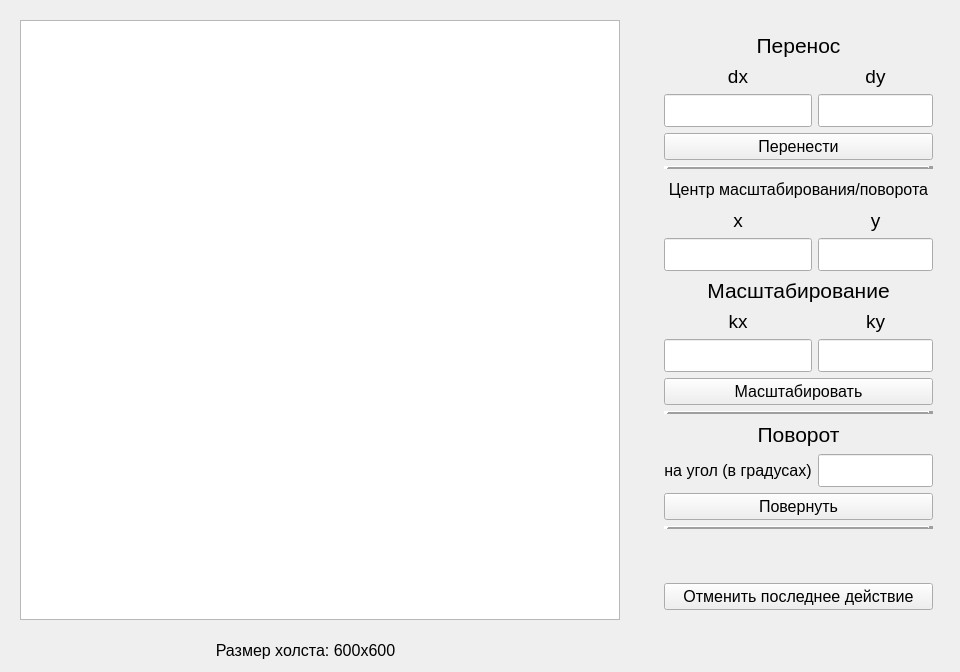
<?xml version="1.0" encoding="UTF-8"?>
<ui version="4.0">
 <class>window</class>
 <widget class="QMainWindow" name="window">
  <property name="geometry">
   <rect>
    <x>0</x>
    <y>0</y>
    <width>960</width>
    <height>672</height>
   </rect>
  </property>
  <property name="windowTitle">
   <string>window</string>
  </property>
  <widget class="QWidget" name="centralWidget">
   <widget class="QWidget" name="gridLayoutWidget">
    <property name="geometry">
     <rect>
      <x>653</x>
      <y>20</y>
      <width>291</width>
      <height>601</height>
     </rect>
    </property>
    <layout class="QGridLayout" name="gridLayout">
     <item row="6" column="0">
      <layout class="QVBoxLayout" name="verticalLayout_4">
       <item>
        <widget class="QLabel" name="label_11">
         <property name="font">
          <font>
           <pointsize>14</pointsize>
          </font>
         </property>
         <property name="text">
          <string>x</string>
         </property>
         <property name="alignment">
          <set>Qt::AlignCenter</set>
         </property>
        </widget>
       </item>
       <item>
        <widget class="QLineEdit" name="xmEdit">
         <property name="font">
          <font>
           <pointsize>16</pointsize>
          </font>
         </property>
        </widget>
       </item>
      </layout>
     </item>
     <item row="18" column="0" colspan="2">
      <widget class="QPushButton" name="undoButton">
       <property name="font">
        <font>
         <pointsize>12</pointsize>
        </font>
       </property>
       <property name="text">
        <string>Отменить последнее действие</string>
       </property>
      </widget>
     </item>
     <item row="11" column="0" colspan="2">
      <widget class="Line" name="line_3">
       <property name="frameShadow">
        <enum>QFrame::Raised</enum>
       </property>
       <property name="lineWidth">
        <number>5</number>
       </property>
       <property name="orientation">
        <enum>Qt::Horizontal</enum>
       </property>
      </widget>
     </item>
     <item row="6" column="1">
      <layout class="QVBoxLayout" name="verticalLayout_5">
       <item>
        <widget class="QLabel" name="label_12">
         <property name="font">
          <font>
           <pointsize>14</pointsize>
          </font>
         </property>
         <property name="text">
          <string>y</string>
         </property>
         <property name="alignment">
          <set>Qt::AlignCenter</set>
         </property>
        </widget>
       </item>
       <item>
        <widget class="QLineEdit" name="ymEdit">
         <property name="font">
          <font>
           <pointsize>16</pointsize>
          </font>
         </property>
        </widget>
       </item>
      </layout>
     </item>
     <item row="3" column="0" colspan="2">
      <widget class="Line" name="line">
       <property name="frameShadow">
        <enum>QFrame::Raised</enum>
       </property>
       <property name="lineWidth">
        <number>5</number>
       </property>
       <property name="orientation">
        <enum>Qt::Horizontal</enum>
       </property>
      </widget>
     </item>
     <item row="12" column="0" colspan="2">
      <widget class="QLabel" name="label_8">
       <property name="font">
        <font>
         <pointsize>16</pointsize>
        </font>
       </property>
       <property name="text">
        <string>Поворот</string>
       </property>
       <property name="alignment">
        <set>Qt::AlignCenter</set>
       </property>
      </widget>
     </item>
     <item row="1" column="1">
      <layout class="QVBoxLayout" name="verticalLayout_3">
       <item>
        <widget class="QLabel" name="label_3">
         <property name="font">
          <font>
           <pointsize>14</pointsize>
          </font>
         </property>
         <property name="text">
          <string>dy</string>
         </property>
         <property name="alignment">
          <set>Qt::AlignCenter</set>
         </property>
        </widget>
       </item>
       <item>
        <widget class="QLineEdit" name="dyEdit">
         <property name="font">
          <font>
           <pointsize>16</pointsize>
          </font>
         </property>
        </widget>
       </item>
      </layout>
     </item>
     <item row="8" column="0">
      <layout class="QVBoxLayout" name="verticalLayout_6">
       <item>
        <widget class="QLabel" name="label_4">
         <property name="font">
          <font>
           <pointsize>14</pointsize>
          </font>
         </property>
         <property name="text">
          <string>kx</string>
         </property>
         <property name="alignment">
          <set>Qt::AlignCenter</set>
         </property>
        </widget>
       </item>
       <item>
        <widget class="QLineEdit" name="kxEdit">
         <property name="font">
          <font>
           <pointsize>16</pointsize>
          </font>
         </property>
        </widget>
       </item>
      </layout>
     </item>
     <item row="8" column="1">
      <layout class="QVBoxLayout" name="verticalLayout_2">
       <item>
        <widget class="QLabel" name="label_5">
         <property name="font">
          <font>
           <pointsize>14</pointsize>
          </font>
         </property>
         <property name="text">
          <string>ky</string>
         </property>
         <property name="alignment">
          <set>Qt::AlignCenter</set>
         </property>
        </widget>
       </item>
       <item>
        <widget class="QLineEdit" name="kyEdit">
         <property name="font">
          <font>
           <pointsize>16</pointsize>
          </font>
         </property>
        </widget>
       </item>
      </layout>
     </item>
     <item row="1" column="0">
      <layout class="QVBoxLayout" name="verticalLayout">
       <item>
        <widget class="QLabel" name="label_2">
         <property name="font">
          <font>
           <pointsize>14</pointsize>
          </font>
         </property>
         <property name="text">
          <string>dx</string>
         </property>
         <property name="alignment">
          <set>Qt::AlignCenter</set>
         </property>
        </widget>
       </item>
       <item>
        <widget class="QLineEdit" name="dxEdit">
         <property name="font">
          <font>
           <pointsize>16</pointsize>
          </font>
         </property>
        </widget>
       </item>
      </layout>
     </item>
     <item row="4" column="0" colspan="2">
      <widget class="QLabel" name="label_10">
       <property name="font">
        <font>
         <pointsize>12</pointsize>
        </font>
       </property>
       <property name="text">
        <string>Центр масштабирования/поворота</string>
       </property>
       <property name="alignment">
        <set>Qt::AlignCenter</set>
       </property>
      </widget>
     </item>
     <item row="14" column="0" colspan="2">
      <widget class="QPushButton" name="rotateButton">
       <property name="font">
        <font>
         <pointsize>12</pointsize>
        </font>
       </property>
       <property name="text">
        <string>Повернуть</string>
       </property>
      </widget>
     </item>
     <item row="2" column="0" colspan="2">
      <widget class="QPushButton" name="moveButton">
       <property name="font">
        <font>
         <pointsize>12</pointsize>
        </font>
       </property>
       <property name="text">
        <string>Перенести</string>
       </property>
      </widget>
     </item>
     <item row="0" column="0" colspan="2">
      <widget class="QLabel" name="label">
       <property name="font">
        <font>
         <pointsize>16</pointsize>
        </font>
       </property>
       <property name="text">
        <string>Перенос</string>
       </property>
       <property name="alignment">
        <set>Qt::AlignCenter</set>
       </property>
      </widget>
     </item>
     <item row="16" column="0" colspan="2">
      <spacer name="verticalSpacer">
       <property name="orientation">
        <enum>Qt::Vertical</enum>
       </property>
       <property name="sizeType">
        <enum>QSizePolicy::Fixed</enum>
       </property>
       <property name="sizeHint" stdset="0">
        <size>
         <width>20</width>
         <height>48</height>
        </size>
       </property>
      </spacer>
     </item>
     <item row="10" column="0" colspan="2">
      <widget class="QPushButton" name="scaleButton">
       <property name="font">
        <font>
         <pointsize>12</pointsize>
        </font>
       </property>
       <property name="text">
        <string>Масштабировать</string>
       </property>
      </widget>
     </item>
     <item row="7" column="0" colspan="2">
      <widget class="QLabel" name="label_6">
       <property name="font">
        <font>
         <pointsize>16</pointsize>
        </font>
       </property>
       <property name="text">
        <string>Масштабирование</string>
       </property>
       <property name="alignment">
        <set>Qt::AlignCenter</set>
       </property>
      </widget>
     </item>
     <item row="13" column="0">
      <widget class="QLabel" name="label_9">
       <property name="font">
        <font>
         <pointsize>12</pointsize>
        </font>
       </property>
       <property name="text">
        <string>на угол (в градусах)</string>
       </property>
       <property name="alignment">
        <set>Qt::AlignCenter</set>
       </property>
      </widget>
     </item>
     <item row="13" column="1">
      <widget class="QLineEdit" name="angleEdit">
       <property name="font">
        <font>
         <pointsize>16</pointsize>
        </font>
       </property>
      </widget>
     </item>
     <item row="15" column="0" colspan="2">
      <widget class="Line" name="line_2">
       <property name="frameShadow">
        <enum>QFrame::Raised</enum>
       </property>
       <property name="lineWidth">
        <number>5</number>
       </property>
       <property name="orientation">
        <enum>Qt::Horizontal</enum>
       </property>
      </widget>
     </item>
    </layout>
   </widget>
   <widget class="QGraphicsView" name="gView">
    <property name="geometry">
     <rect>
      <x>20</x>
      <y>20</y>
      <width>600</width>
      <height>600</height>
     </rect>
    </property>
    <property name="verticalScrollBarPolicy">
     <enum>Qt::ScrollBarAlwaysOff</enum>
    </property>
    <property name="horizontalScrollBarPolicy">
     <enum>Qt::ScrollBarAlwaysOff</enum>
    </property>
    <property name="interactive">
     <bool>false</bool>
    </property>
    <property name="transformationAnchor">
     <enum>QGraphicsView::NoAnchor</enum>
    </property>
   </widget>
   <widget class="QLabel" name="label_7">
    <property name="geometry">
     <rect>
      <x>200</x>
      <y>640</y>
      <width>211</width>
      <height>21</height>
     </rect>
    </property>
    <property name="font">
     <font>
      <pointsize>12</pointsize>
     </font>
    </property>
    <property name="text">
     <string>Размер холста: 600x600</string>
    </property>
    <property name="alignment">
     <set>Qt::AlignCenter</set>
    </property>
   </widget>
  </widget>
 </widget>
 <layoutdefault spacing="6" margin="11"/>
 <resources/>
 <connections/>
</ui>
